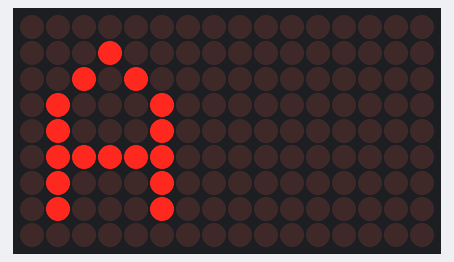
Simulated run of this sketch. Board: ESP32. Parts: 16×9 LED matrix.

Above: at 0.1 s.
At 0.6 s:
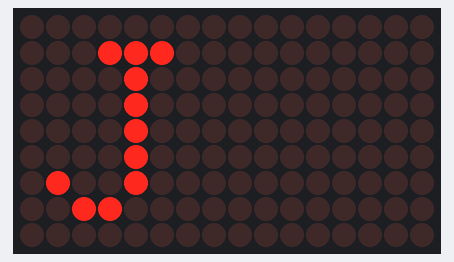
At 1.1 s:
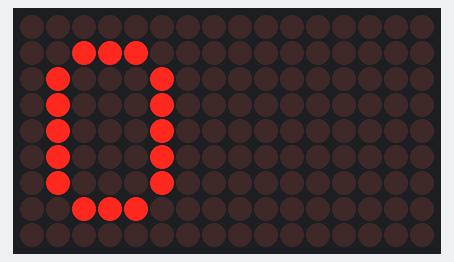
At 1.6 s:
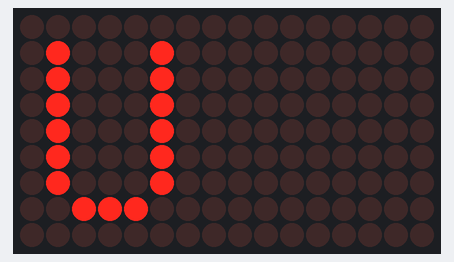
At 2.1 s:
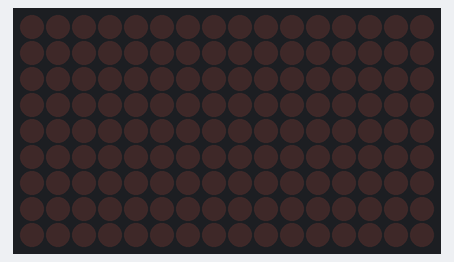

The sketch:

led_matrix_ajou.ino
```cpp
#include <Adafruit_GFX.h>
#include <Adafruit_IS31FL3731.h>
// LED Matrix 드라이버 제어를 위한 라이브러리
// source : Arduino\hardware\espressif\esp32\libraries\Adafruit_IS31FL3731-master
Adafruit_IS31FL3731 matrix = Adafruit_IS31FL3731();
const char text[4]={'A','J','O','U'};
// 출력을 위한 6개의 문자 배열 선언
void setup() {
  matrix.begin(); // I2C주소값 선언, begin(uint8_t addr = ISSI_ADDR_DEFAULT);
  // #define ISSI_ADDR_DEFAULT 0x74
}
void loop() {
  matrix.setTextSize(1); // Text 크기
  matrix.setTextColor(100); // Text 밝기
  for(int i=0;i<4;i++){ // text[ ] 배열에 대한 반복문 선언
    matrix.clear(); // LED Matrix 화면 초기화
    matrix.setCursor(1,1); // LED Matrix 출력의 좌표값(x, y): matrix.setCursor() 함수
    matrix.printf("%c", text[i]); // 문자 배열값 출력(%c=문자1개) : matrix.printf() 함수
    delay(500);
  }
  matrix.clear();
  delay(2000);
}
```

Measured:
- by itself, everything shown: repeats every 4.0 s, in 5 steps
- what the display in image 1 shows lasts 0.5 s, from 0.5 s to 1.0 s
- what the display in image 4 shows lasts 2.0 s, from 2.0 s to 4.0 s
